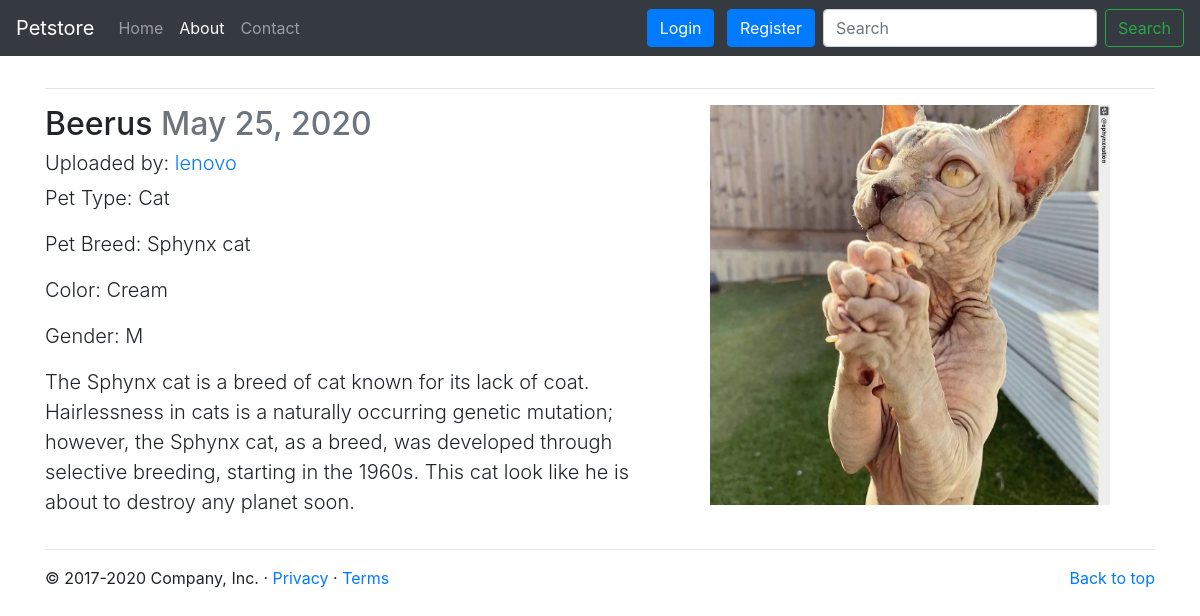
/about/10/, run on the app's committed database.
### petstore/models.py (models this page shows, shortened)
class PostPet(models.Model):
    Male = 'M'
    Female = 'F'
    Unspecified = 'O'
    PET_GENDER = [
        (Male,'Male'),
        (Female, 'Female'),
        (Unspecified, 'Unspecified')
    ]
    pet=models.CharField(max_length=50)
    pet_name=models.CharField(max_length=50)
    pet_gender = models.CharField(max_length=1, choices=PET_GENDER)
    pet_breed=models.CharField(max_length=50)
    pet_color=models.CharField(max_length=50)
    pet_detail=models.TextField(max_length=500)
    pet_DOB=models.DateField(auto_now=False)
    poster=models.ForeignKey(User, on_delete=models.CASCADE)
    image=models.ImageField(upload_to='images/')

### petstore/views.py (the view)
# urls.py: path('about/<int:pk>/', PostPetDetailView.as_view(), name='post-detail'),
class PostPetDetailView(DetailView):
    model = PostPet

### petstore/templates/petstore/postpet_detail.html (shortened to what this page needs)
<!doctype html>
<html lang="en">
  <head>
<link rel="stylesheet" href="https://stackpath.bootstrapcdn.com/bootstrap/4.5.2/css/bootstrap.min.css">
  </head>
  <body>
    <header>
  <nav class="navbar navbar-expand-md navbar-dark fixed-top bg-dark">
    <a class="navbar-brand" href="{% url 'home' %}">Petstore</a>
    <div class="collapse navbar-collapse" id="navbarCollapse">
      <ul class="navbar-nav mr-auto">
        <li class="nav-item">
          <a class="nav-link" href="{% url 'home' %}">Home</a>
        </li>
        <li class="nav-item active">
          <a class="nav-link" href="{% url 'about' %}">About <span class="sr-only">(current)</span></a>
        </li>
        <li class="nav-item">
          <a class="nav-link" href="{% url 'contact' %}">Contact</a>
        </li>
      </ul>
      <div>
      {% if user.is_authenticated %}
        <div class="collapse navbar-collapse" id="navbarCollapse">
          <a class="nav-item nav-link" href="{% url 'post-create' %}">Add Pet</a>
          <a class="nav-item nav-link" href="{% url 'profile' %}">Profile</a>
          <a class="nav-item nav-link" href="{% url 'logout' %}">Logout</a>
        </div>
      {% else %}
        <a class="btn btn-primary mr-sm-2" href="{% url 'login' %}">Login</a>
        <a class="btn btn-primary mr-sm-2" href="{% url 'register' %}">Register</a>
      {% endif %}
      </div>
      <form class="form-inline mt-2 mt-md-0">
        <input class="form-control mr-sm-2" type="text" placeholder="Search" aria-label="Search">
        <button class="btn btn-outline-success my-2 my-sm-0" type="submit">Search</button>
      </form>
    </div>
  </nav>
</header>
<div class="container marketing">
<main role="main">
<br>
<br>
<br>
   <hr class="featurette-divider">
    <div class="row featurette">
      <div class="col-md-7">
        <h2 class="featurette-heading">{{ object.pet_name }} <span class="text-muted">{{ object.pet_DOB }}</span></h2>
        <h4 class="lead">Uploaded by: <a href="{% url 'user-post' object.poster.username %}">{{ object.poster }}</h4></a>
        <p class="lead">Pet Type: {{ object.pet }}</p>
        <p class="lead">Pet Breed: {{ object.pet_breed }}</p>
        <p class="lead">Color: {{ object.pet_color }}</p>
        <p class="lead">Gender: {{ object.pet_gender }}</p>
        <p class="lead">{{ object.pet_detail }}</p>
      </div>
      <div class="col-md-5">
        <img src="{{ object.image.url }}" width="400" height="400">
      </div>
    </div>
    <hr class="featurette-divider">
</div>
  <footer class="container">
    <p class="float-right"><a href="#">Back to top</a></p>
    <p>&copy; 2017-2020 Company, Inc. &middot; <a href="#">Privacy</a> &middot; <a href="#">Terms</a></p>
  </footer>
</html>

### data on the page
PostPet: pet_name "Beerus", pet_DOB "May 25, 2020", poster "lenovo", pet "Cat", pet_breed "Sphynx cat", pet_color "Cream", pet_gender "M", pet_detail "The Sphynx cat is a breed of cat known for its lack of coat. Hairlessness in cats is a naturally occurring genetic mutation; however, the Sphynx cat, as a breed, was developed through selective breeding, starting in the 1960s. This cat look like he is about to destroy any planet soon.", image (picture)
